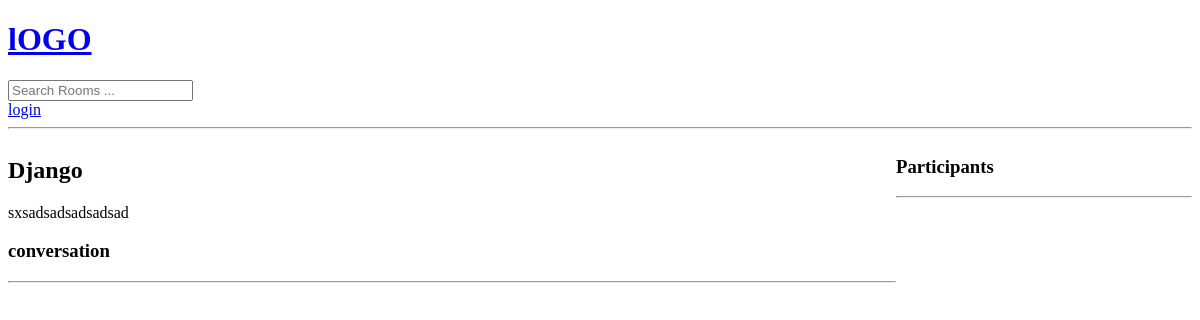
/room/6/, run on an earlier commit of the app's database.
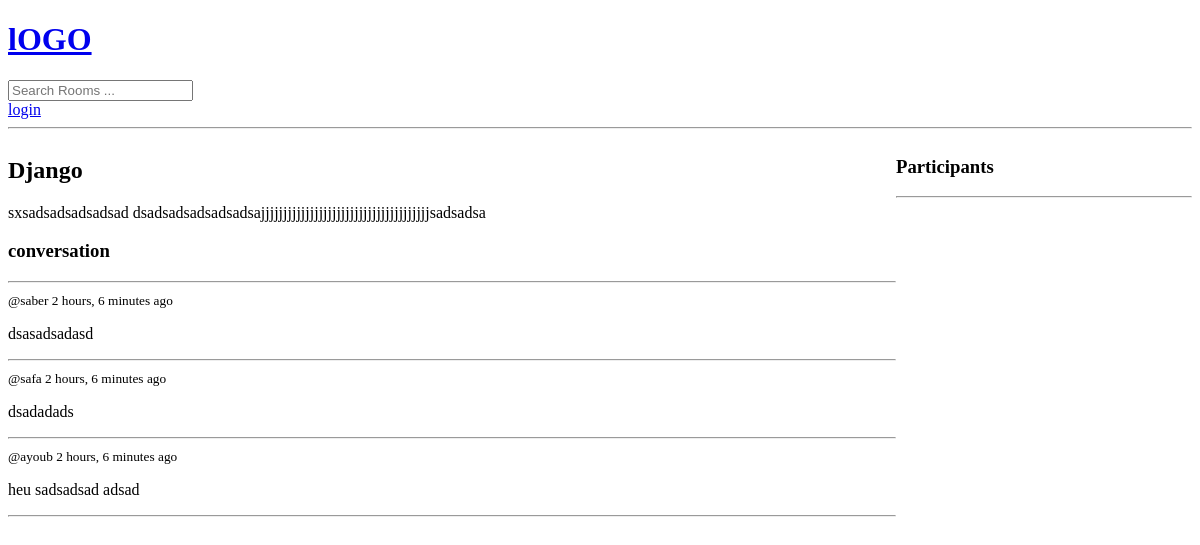
And on a later commit of the database.
### base/models.py (models this page shows, shortened)
class Room(models.Model):
    host = models.ForeignKey(User, on_delete=models.SET_NULL,null=True)
    topic = models.ForeignKey(Topic, on_delete=models.SET_NULL,null=True)
    name= models.CharField(max_length=200)
    description = models.TextField(null=True, blank=True)
    participants = models.ManyToManyField(User,related_name='participants',blank=True)
    updated = models.DateTimeField(auto_now=True)
    created = models.DateTimeField(auto_now_add=True)
    class Meta:
        ordering = ['-updated','-created']

class Message(models.Model):
    user = models.ForeignKey(User, on_delete=models.CASCADE)
    room = models.ForeignKey(Room,on_delete= models.CASCADE)
    body = models.TextField()
    updated = models.DateTimeField(auto_now=True)
    created = models.DateTimeField(auto_now_add=True)

### base/views.py (the view, shortened to what this page needs)
# urls.py: path('room/<str:pk>/', views.room, name="room"),
def room(request,pk):
    room = Room.objects.get(id=pk)
    room_messages = room.message_set.all().order_by('-created')
    participants= room.participants.all()
    context = {'room':room, 'room_messages':room_messages,'participants':participants}
    return render(request, 'base/room.html',context)

### base/templates/base/room.html (shortened to what this page needs)
{% extends 'main.html' %}
{% block content %}
<div class="room-container">
    <div>
        <h2> {{room.name}}</h2>
        <p> {{room.description}}</p>
        <div class="comment-wrapper">
            <h3>conversation</h3>
            <hr>
            {% for message in room_messages %}
                <div>
                    <small>@{{message.user}}  {{message.created|timesince}} ago </small>
                    <p>{{message.body}}</p>
                    <hr>
                </div>
            {% endfor %}
        </div>
    </div>
    <div>
        <h3>Participants</h3>
        <hr>
    </div>
</div>
{% endblock %}

What changed in the data, as far as the page shows it:
changed Room "Django": description "sxsadsadsadsadsad" → "sxsadsadsadsadsad dsadsadsadsadsadsajjjjjjjjjjjjjjjjjjjjjjjjjjjjjjjjjjjjjjsadsadsa"
added Message: user "saber", created "2 hours, 6 minutes", body "dsasadsadasd"
added Message: user "safa", created "2 hours, 6 minutes", body "dsadadads"
added Message: user "ayoub", created "2 hours, 6 minutes", body "heu sadsadsad adsad"
